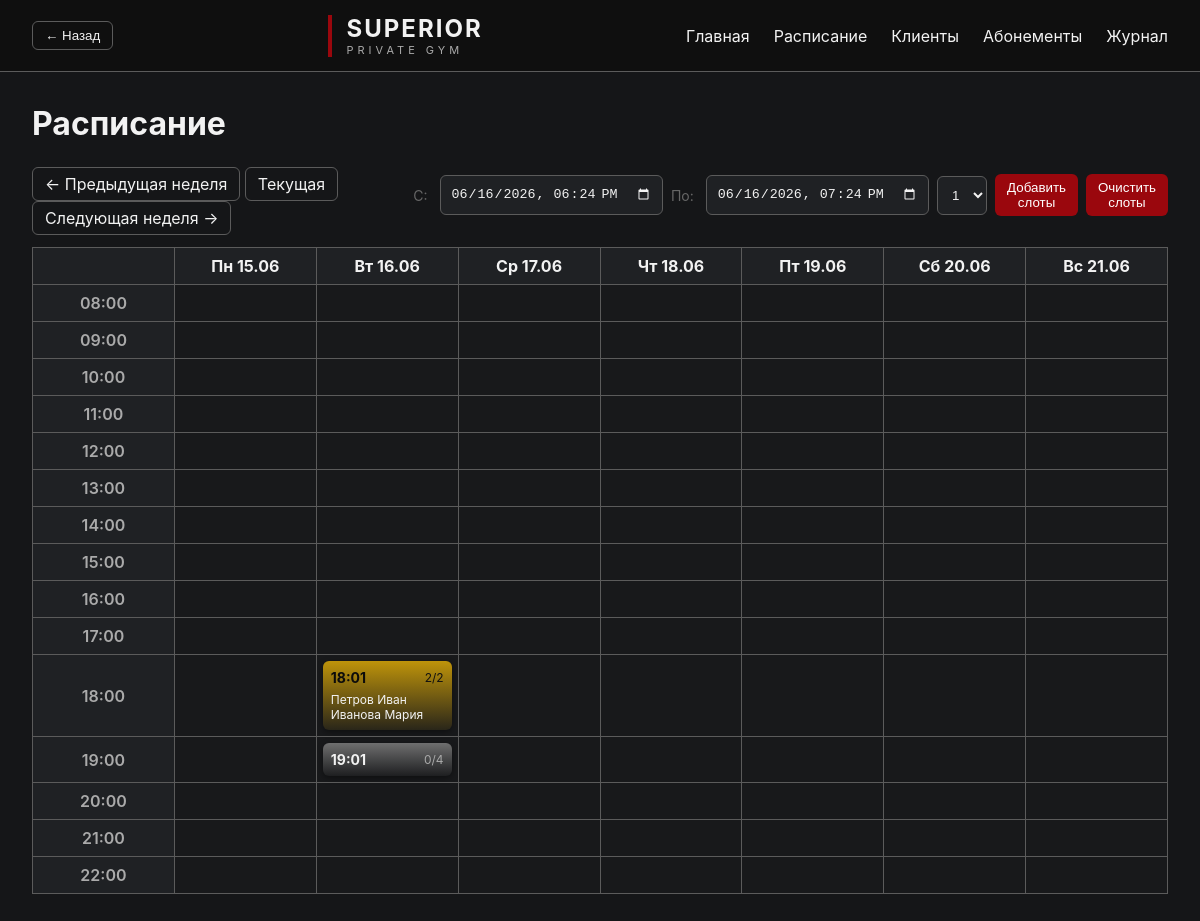
The app's page /schedule with its own data.
### models.py (models this page shows, shortened)
class Slot(Base):
    __tablename__ = "slots"
    id = Column(Integer, primary_key=True)
    start_time = Column(DateTime)
    capacity = Column(Integer, default=4)

class Client(Base):
    __tablename__ = "clients"
    id = Column(Integer, primary_key=True)
    first_name = Column(String, nullable=True)
    last_name = Column(String, nullable=True)
    patronymic = Column(String, nullable=True)
    birth_year = Column(Integer, nullable=True)
    birth_place = Column(String, nullable=True)
    phone = Column(String, nullable=True)
    name = Column(String, nullable=True)          # legacy — полное имя одной строкой
    remaining_sessions = Column(Integer, default=1)

### routes/schedule.py (the view)
@router.get("/schedule")
def schedule(request: Request, db: Session = Depends(get_db), week_offset: int = 0):
    slots = db.query(Slot).order_by(Slot.start_time).all()
    now = datetime.now()
    base_week_start = (now - timedelta(days=now.weekday())).replace(
        hour=0, minute=0, second=0, microsecond=0
    )
    week_start = base_week_start + timedelta(days=7 * week_offset)
    days = [week_start + timedelta(days=i) for i in range(7)]
    hours = list(range(8, 23))
    default_time = datetime.now().strftime("%Y-%m-%dT%H:%M")
    default_end_time = (datetime.now() + timedelta(hours=1)).strftime("%Y-%m-%dT%H:%M")
    grid = {(d_idx, h): None for d_idx in range(7) for h in hours}
    for slot in slots:
        if not slot.start_time:
            continue
        slot_dt = slot.start_time
        delta = slot_dt.date() - week_start.date()
        if delta.days < 0 or delta.days >= 7:
            continue
        day_index = delta.days
        hour = slot_dt.hour
        if hour in hours:
            bookings = db.query(Booking).filter(Booking.slot_id == slot.id).all()
            clients_in_slot = [db.get(Client, b.client_id) for b in bookings]
            grid[(day_index, hour)] = {
                'slot': slot,
                'booked': len(clients_in_slot),
                'clients': clients_in_slot,
            }
    return templates.TemplateResponse(
        request=request,
        name="schedule.html",
        context={
            "days": days,
            "hours": hours,
            "grid": grid,
            "default_time": default_time,
            "default_end_time": default_end_time,
            "week_offset": week_offset,
        },
    )

### templates/schedule.html (shortened to what this page needs)
{% extends "base.html" %}
{% block content %}
<div class="page-title">
    <h1>Расписание</h1>
</div>
{% set flash = request.query_params.get('flash') %}
<div class="page-controls" style="margin-bottom:12px; display:flex; gap:12px; align-items:center;">
    <div class="week-nav">
        <a class="btn btn--ghost" href="/schedule?week_offset={{ week_offset - 1 }}">← Предыдущая неделя</a>
        <a class="btn btn--ghost" href="/schedule?week_offset=0">Текущая</a>
        <a class="btn btn--ghost" href="/schedule?week_offset={{ week_offset + 1 }}">Следующая неделя →</a>
    </div>
    <form method="post" action="/slots/add" class="form-row" style="flex-direction:row;gap:8px;align-items:center;margin-left:auto;">
        <span style="font-size: 14px; color: #666; margin-right: 4px;">С:</span>
        <input class="field" type="datetime-local" name="start_time" value="{{ default_time }}" required />
        <span style="font-size: 14px; color: #666; margin-right: 4px;">По:</span>
        <input class="field" type="datetime-local" name="end_time" value="{{ default_end_time }}" required />
        <select name="capacity" class="field">
            <option value="1">1</option>
        </select>
        <button class="btn">Добавить слоты</button>
        <button class="btn" onclick="this.form.action='/slots/remove';">Очистить слоты</button>
    </form>
</div>
<div class="calendar">
    <table class="calendar-table">
        <thead>
            <tr>
                <th></th>
                {% set ru_days = ['Пн','Вт','Ср','Чт','Пт','Сб','Вс'] %}
                {% for day in days %}
                <th>{{ ru_days[loop.index0] }} {{ day.strftime('%d.%m') }}</th>
                {% endfor %}
            </tr>
        </thead>
        <tbody>
            {% for hour in hours %}
            <tr>
                <td class="calendar-time">{{ '%02d:00' % hour }}</td>
                {% for d_idx in range(0,7) %}
                <td class="calendar-cell">
                    {% set cell = grid.get((d_idx, hour)) %}
                    {% if cell %}
                    {%- set color_class = '' -%}
                    {%- if cell.slot.capacity == 1 -%}
                        {%- set color_class = 'slot--red' -%}
                    {%- elif cell.slot.capacity == 2 -%}
                        {%- set color_class = 'slot--yellow' -%}
                    {%- else -%}
                        {%- if cell.booked >= cell.slot.capacity -%}
                            {%- set color_class = 'slot--green' -%}
                        {%- else -%}
                            {%- set color_class = 'slot--gray' -%}
                        {%- endif -%}
                    {%- endif -%}
                    <a class="panel {{ color_class }}" href="/slot/{{ cell.slot.id }}?week_offset={{ week_offset }}">
                        <div class="slot-meta">
                            <div class="card-time">{{ cell.slot.start_time.strftime('%H:%M') }}</div>
                            <div class="card-capacity">{{ cell.booked }}/{{ cell.slot.capacity }}</div>
                        </div>
                        {% if cell.clients %}
                        <ul class="cell-clients">
                            {% for c in cell.clients %}
                            <li>{{ c.fio() }}</li>
                            {% endfor %}
                        </ul>
                        {% endif %}
                    </a>
                    {% endif %}
                </td>
                {% endfor %}
            </tr>
            {% endfor %}
        </tbody>
    </table>
</div>
{% endblock %}

### templates/base.html (shortened to what this page needs)
<!DOCTYPE html>
<html lang="ru">
<head>
    <link rel="stylesheet"
          href="/static/style.css">
</head>
<body>
<header class="header">
    <div class="left-controls">
        <button class="btn btn--ghost" onclick="history.back()">← Назад</button>
    </div>
    <div class="logo">
        <span class="logo-red"></span>
        <div>
            <div class="brand">
                SUPERIOR
            </div>
            <div class="subtitle">
                PRIVATE GYM
            </div>
        </div>
    </div>
    <nav>
        <a href="/">
            Главная
        </a>
        <a href="/schedule">
            Расписание
        </a>
        <a href="/clients">
            Клиенты
        </a>
        <a href="/subscriptions">
            Абонементы
        </a>
        <a href="/journal">
            Журнал
        </a>
    </nav>
</header>
<main class="container">
    {% block content %}
    {% endblock %}
</main>
</body>
</html>

### static/style.css (style rules this page uses)
:root { --bg: #151618; --surface: #1F2124; --surface-hover: #252525; --text: #f2f2f2; --muted: #aaaaaa; --accent: #9A070D; --accent-hover: #B10A11; --accent-soft: rgba(154,7,13,.15); --warm_1: #8A6A4A; --warm_2: #7B5A3D; --green: #3c8f3f; --border: #5B5B5B; --radius: 6px; --radius-lg: 10px; --pad: 10px; --pad-lg: 20px; --btn-pad: 6px 12px; --row-height: 41px; --wrapper-rows: 10; }
.panel { background: var(--surface); border-radius: var(--radius-lg); padding: var(--pad-lg); color: var(--text); }
.btn { display: inline-block; padding: var(--btn-pad); border-radius: var(--radius); background: var(--accent); color: white; border: none; cursor: pointer; text-decoration: none; text-align: center; }
.btn--ghost { background: transparent; border: 1px solid var(--border); color: var(--text); }
.form-row { display: flex; flex-direction: column; gap: 6px; margin-bottom: 12px; }
.field { padding: var(--pad); border-radius: var(--radius); border: 1px solid var(--border); background: var(--surface); color: var(--text); }
* { margin: 0; padding: 0; box-sizing: border-box; }
body { background: var(--bg); color: var(--text); font-family: Inter, Arial, sans-serif; min-height: 100vh; }
.header { height: 72px; border-bottom: 1px solid var(--border); display: flex; justify-content: space-between; align-items: center; padding: 0 32px; background: #0f0f0f; }
.logo { display: flex; align-items: center; gap: 14px; }
.logo-red { width: 4px; height: 42px; background: var(--accent); display: block; }
.brand { font-size: 24px; font-weight: 700; letter-spacing: 2px; }
.subtitle { font-size: 11px; letter-spacing: 4px; color: var(--muted); }
nav { display: flex; gap: 24px; }
nav a { text-decoration: none; color: var(--text); transition: .2s; }
.container { max-width: 1400px; margin: 0 auto; padding: 32px; }
.card, .stat-card, .panel { background: var(--surface); border-radius: var(--radius-lg); padding: var(--pad-lg); color: var(--text); }
.card-time { font-size: 18px; font-weight: 600; margin-bottom: 10px; }
.card-capacity { color: var(--muted); }
form { display: flex; gap: 12px; align-items: center; }
select, input, textarea { background: var(--surface); color: var(--text); border: 1px solid var(--border); padding: var(--pad); border-radius: var(--radius); }
input[type="datetime-local"], input[type="date"] { color: var(--text); -webkit-text-fill-color: var(--text); }
button { background: var(--accent); color: white; border: none; border-radius: var(--radius); padding: var(--btn-pad); cursor: pointer; }
.page-title { margin-bottom: 24px; display: flex; justify-content: space-between; align-items: center; }
.cell-clients { list-style: none; margin: 6px 0 0 0; padding: 0; }
.cell-clients li { font-size: 12px; color: var(--text); }
.left-controls { display: flex; align-items: center; margin-right: 12px; }
.calendar { overflow-x: auto; margin-top: 12px; }
.calendar-table { width: 100%; border-collapse: collapse; table-layout: fixed; }
.calendar-table th, .calendar-table td { border: 1px solid var(--border); }
.calendar-table thead th { background: var(--surface); padding: 8px; text-align: center; }
.calendar-time { width: 72px; background: var(--surface); color: var(--muted); text-align: center; font-weight: 600; padding: 8px; }
.calendar-cell { min-height: 64px; vertical-align: top; padding: 6px; background: rgba(255,255,255,0.01); }
.calendar-cell .card, .calendar-cell .panel { display: block; text-decoration: none; height: 100%; padding: 8px; border-left: 0; border-radius: var(--radius); background: linear-gradient(180deg, rgba(211, 47, 47, 0.678), rgba(211,47,47,0.08)); color: var(--text); box-shadow: 0 2px 6px rgba(0,0,0,0.4); overflow: hidden; text-overflow: ellipsis; }
.calendar-cell .card-time { font-size: 14px; font-weight: 700; }
.calendar-cell .card-capacity { font-size: 12px; color: var(--muted); }
.calendar-cell .panel.slot--yellow { background: linear-gradient(180deg, rgba(194,150,10,0.98), rgba(194,150,10,0.10)); color: #0b0b0b; }
.calendar-cell .panel.slot--yellow .card-capacity { color: #111; }
.calendar-cell .panel.slot--gray { background: linear-gradient(180deg, rgba(120,120,120,0.9), rgba(120,120,120,0.06)); }
.calendar-cell .slot-meta { display: flex; justify-content: space-between; align-items: center; gap: 8px; }
.calendar-cell .card-time { margin-bottom: 0; }

### records on screen
Slot: slot.start_time "18:01", slot.capacity "2"
Client: fio "Петров Иван"
Client: fio "Иванова Мария"
Slot: slot.start_time "19:01", slot.capacity "4"

### other values on screen
{{ ru_days[loop.index0] }} "Пн" "Вт" "Ср" "Чт" "Пт" "Сб" "Вс"
{{ day.strftime('%d.%m') }} "15.06" "16.06" "17.06" "18.06" "19.06" "20.06" "21.06"
{{ '%02d:00' % hour }} "08:00" "09:00" "10:00" "11:00" "12:00" "13:00" "14:00" "15:00" "16:00" "17:00" "18:00" "19:00" "20:00" "21:00" "22:00"
{{ cell.booked }} "2" "0"
